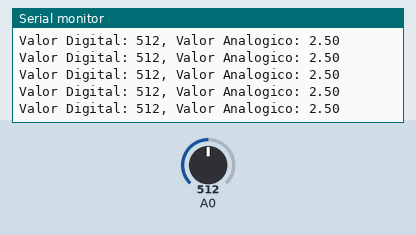
Recording of a sketch running on a simulated Arduino Uno, built with avr-gcc and run on an emulated ATmega328P. On the bench: the last lines printed to the serial monitor. The test bench sets the inputs (shaded band); at power-on: A0 = 512.

Above: at 1.2 s.
1.3 s: A0 set to 108
At 1.45 s:
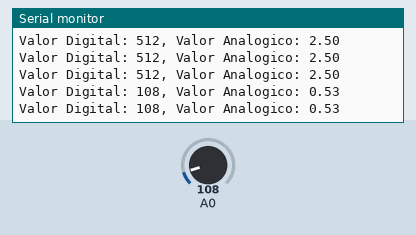
4.3 s: A0 set to 89
At 4.31 s:
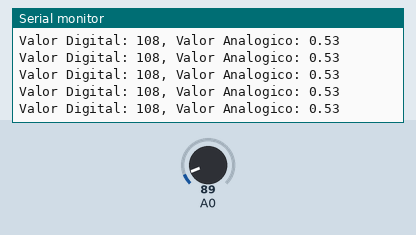
7.3 s: A0 set to 11
At 7.37 s:
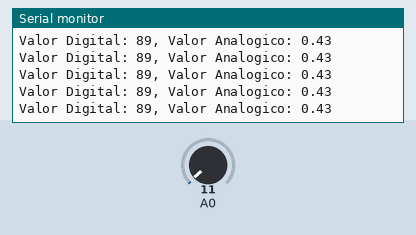
10.3 s: A0 set to 8
At 10.34 s:
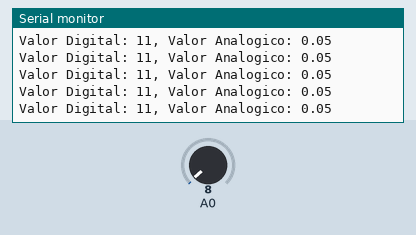
Timing chart, 0 to 13.3 s (numbered marks = the images above; inputs shaded):
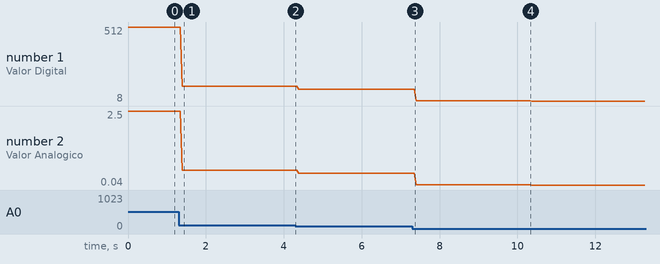

The sketch:

Potenciometro1.ino
```cpp
void setup() {
  Serial.begin(9600);
}

void loop() {
  int valorEntradaA0 = analogRead(A0);
  float valorAnalogico = valorEntradaA0 * 0.004887;
  Serial.print("Valor Digital: ");
  Serial.print(valorEntradaA0);
  Serial.print(", Valor Analogico: ");
  Serial.println(valorAnalogico);
  //Serial.printIn(valorEntradaA0);
  delay(1);

}
```

Measured:
- after the input at 1.3 s, the serial monitor: prints a new line after 0.09 s (image 1)
- plotted number 1: 512 → 108 after the input at 1.3 s, 108 → 89 after the input at 4.3 s, 89 → 11 after the input at 7.3 s, 11 → 8 after the input at 10.3 s
- plotted number 2: 2.5 → 0.53 after the input at 1.3 s, 0.53 → 0.43 after the input at 4.3 s, 0.43 → 0.05 after the input at 7.3 s, 0.05 → 0.04 after the input at 10.3 s
